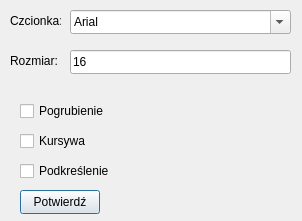
<?xml version="1.0" encoding="UTF-8"?>
<ui version="4.0">
 <class>Dialog</class>
 <widget class="QDialog" name="Dialog">
  <property name="geometry">
   <rect>
    <x>0</x>
    <y>0</y>
    <width>302</width>
    <height>221</height>
   </rect>
  </property>
  <property name="windowTitle">
   <string>Dialog</string>
  </property>
  <widget class="QFontComboBox" name="fontComboBox">
   <property name="geometry">
    <rect>
     <x>70</x>
     <y>10</y>
     <width>221</width>
     <height>24</height>
    </rect>
   </property>
   <property name="currentText">
    <string>Arial</string>
   </property>
  </widget>
  <widget class="QLineEdit" name="lineEdit">
   <property name="geometry">
    <rect>
     <x>70</x>
     <y>50</y>
     <width>221</width>
     <height>24</height>
    </rect>
   </property>
   <property name="text">
    <string>16</string>
   </property>
  </widget>
  <widget class="QLabel" name="label">
   <property name="geometry">
    <rect>
     <x>10</x>
     <y>10</y>
     <width>51</width>
     <height>21</height>
    </rect>
   </property>
   <property name="text">
    <string>Czcionka:</string>
   </property>
  </widget>
  <widget class="QLabel" name="label_2">
   <property name="geometry">
    <rect>
     <x>10</x>
     <y>50</y>
     <width>51</width>
     <height>21</height>
    </rect>
   </property>
   <property name="text">
    <string>Rozmiar:</string>
   </property>
  </widget>
  <widget class="QCheckBox" name="checkBox">
   <property name="geometry">
    <rect>
     <x>20</x>
     <y>100</y>
     <width>91</width>
     <height>22</height>
    </rect>
   </property>
   <property name="text">
    <string>Pogrubienie</string>
   </property>
  </widget>
  <widget class="QCheckBox" name="checkBox_2">
   <property name="geometry">
    <rect>
     <x>20</x>
     <y>130</y>
     <width>78</width>
     <height>22</height>
    </rect>
   </property>
   <property name="text">
    <string>Kursywa</string>
   </property>
  </widget>
  <widget class="QCheckBox" name="checkBox_3">
   <property name="geometry">
    <rect>
     <x>20</x>
     <y>160</y>
     <width>101</width>
     <height>22</height>
    </rect>
   </property>
   <property name="text">
    <string>Podkreślenie</string>
   </property>
  </widget>
  <widget class="QPushButton" name="pushButton_2">
   <property name="geometry">
    <rect>
     <x>20</x>
     <y>190</y>
     <width>80</width>
     <height>24</height>
    </rect>
   </property>
   <property name="text">
    <string>Potwierdź</string>
   </property>
  </widget>
 </widget>
 <resources/>
 <connections/>
</ui>
